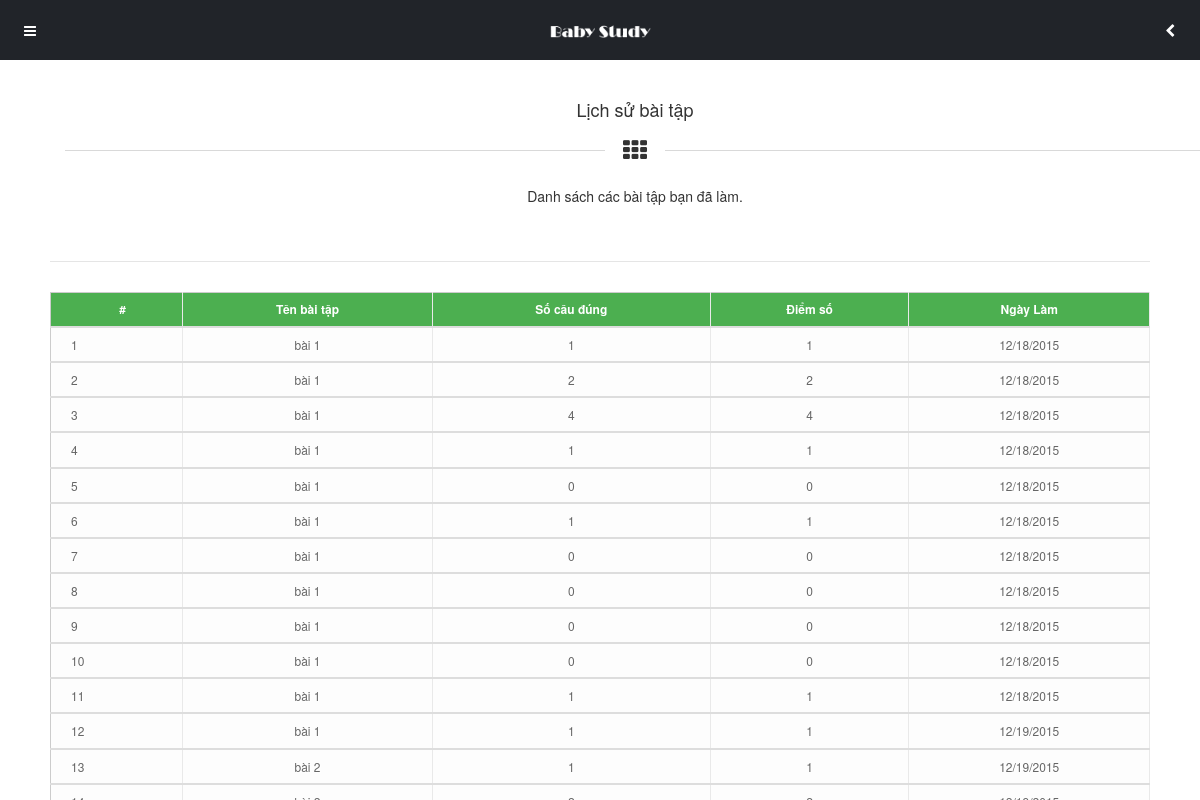
Page /Source-code/lichsubaitap.php (signed in) on the committed database.
### tables this page shows
CREATE TABLE `lichsubaitap` (
  `lsbt_ID` int(11) NOT NULL,
  `lsbt_TaiKhoan` int(11) NOT NULL,
  `lsbt_BaiTap` int(11) NOT NULL,
  `lsbt_NgayLam` datetime NOT NULL,
  `lsbt_SoCauDung` int(11) NOT NULL,
  `lsbt_DiemSo` float NOT NULL
);

CREATE TABLE `baitap` (
  `bt_ID` int(11) NOT NULL,
  `bt_TieuDe` varchar(150) DEFAULT NULL,
  `bt_NgayTao` datetime DEFAULT NULL
);

### Source-code/dataconfig/dataprovider.php (called while the page is built, shortened)
<?php
class DataProvider
{
  public static function GetRows($sql)
  {
	$connection = mysqli_connect(HOSTNAME,USERNAME,PASSWORD,DATABASE) or
      	die ("couldn't connect to localhost");
    mysqli_query($connection,"set names 'utf8'");
    $returnresult = null;
    $result = mysqli_query($connection,$sql);
	$i = 0;
	while ($row = mysqli_fetch_array($result))
	{
		$returnresult[$i++] = $row;
	}
    return $returnresult;
	}
}
?>

### Source-code/include/inc-lichsubaitap.php (the view, shortened to what this page needs)
        <div class="content">
        <div class="header-clear-large"></div>
            <div class="container heading-style-5">
                <h4 class="heading-title">Lịch sử bài tập</h4>
                <i class="fa fa-th heading-icon"></i>
                <p class="heading-subtitle">
                    Danh sách các bài tập bạn đã làm.
                </p>
            </div>
            <div class="decoration"></div>
	<?php
		include_once("dataconfig/dataprovider.php");
		$id = $_SESSION['UID'];
		$sqlquery = 'SELECT ls.lsbt_ID, bt.bt_TieuDe, ls.lsbt_SoCauDung, ls.lsbt_DiemSo, ls.lsbt_NgayLam
					FROM lichsubaitap ls JOIN baitap bt ON ls.lsbt_BaiTap = bt.bt_ID
					WHERE ls.lsbt_TaiKhoan ='.$id;
		$result = DataProvider::GetRows($sqlquery);
	?>
<div class="table-responsive">
	<table class="table table-hover">
	  <thead>
		<tr>
		  <th>#</th>
		  <th>Tên bài tập</th>
		  <th>Số câu đúng</th>
		  <th>Điểm số</th>
		  <th>Ngày Làm</th>
		</tr>
	  </thead>
	  <?php
			if($result != null){
				$stt = 1;
				foreach($result as $lsbt){
					$fdate = date_create_from_format('Y-m-d H:i:s', $lsbt['lsbt_NgayLam']);
					$fdate->getTimestamp();
	  ?>
	  <tbody id="myTable">
		<tr>
		  <td><?php echo $stt?></td>
		  <td><?php echo $lsbt['bt_TieuDe']?></td>
		  <td><?php echo $lsbt['lsbt_SoCauDung']?></td>
		  <td><?php echo $lsbt['lsbt_DiemSo']?></td>
		  <td><?php echo date_format($fdate, 'm/d/Y')?></td>
		</tr>
	  </tbody>
	  <?php
					$stt++;
				}
			}
	  ?>
	</table>
  </div>
        </div>

### Source-code/styles/style.css (style rules this page uses)
.header-clear-large { height:90px; }

### Source-code/lichsubaitap.php (style rules this page uses)
.table th { text-align: center; background : #4caf50; color: white; text-shadow: none; }
.table-responsive { height:auto; }

### rows in the picture
lichsubaitap: lsbt_BaiTap.bt_TieuDe "bài 1", lsbt_SoCauDung "1", lsbt_DiemSo "1", lsbt_NgayLam "12/18/2015"
lichsubaitap: lsbt_BaiTap.bt_TieuDe "bài 1", lsbt_SoCauDung "2", lsbt_DiemSo "2", lsbt_NgayLam "12/18/2015"
lichsubaitap: lsbt_BaiTap.bt_TieuDe "bài 1", lsbt_SoCauDung "4", lsbt_DiemSo "4", lsbt_NgayLam "12/18/2015"
lichsubaitap: lsbt_BaiTap.bt_TieuDe "bài 1", lsbt_SoCauDung "1", lsbt_DiemSo "1", lsbt_NgayLam "12/18/2015"
lichsubaitap: lsbt_BaiTap.bt_TieuDe "bài 1", lsbt_SoCauDung "0", lsbt_DiemSo "0", lsbt_NgayLam "12/18/2015"
lichsubaitap: lsbt_BaiTap.bt_TieuDe "bài 1", lsbt_SoCauDung "1", lsbt_DiemSo "1", lsbt_NgayLam "12/18/2015"
lichsubaitap: lsbt_BaiTap.bt_TieuDe "bài 1", lsbt_SoCauDung "0", lsbt_DiemSo "0", lsbt_NgayLam "12/18/2015"
lichsubaitap: lsbt_BaiTap.bt_TieuDe "bài 1", lsbt_SoCauDung "0", lsbt_DiemSo "0", lsbt_NgayLam "12/18/2015"
lichsubaitap: lsbt_BaiTap.bt_TieuDe "bài 1", lsbt_SoCauDung "0", lsbt_DiemSo "0", lsbt_NgayLam "12/18/2015"
lichsubaitap: lsbt_BaiTap.bt_TieuDe "bài 1", lsbt_SoCauDung "0", lsbt_DiemSo "0", lsbt_NgayLam "12/18/2015"
lichsubaitap: lsbt_BaiTap.bt_TieuDe "bài 1", lsbt_SoCauDung "1", lsbt_DiemSo "1", lsbt_NgayLam "12/18/2015"
lichsubaitap: lsbt_BaiTap.bt_TieuDe "bài 1", lsbt_SoCauDung "1", lsbt_DiemSo "1", lsbt_NgayLam "12/19/2015"
lichsubaitap: lsbt_BaiTap.bt_TieuDe "bài 2", lsbt_SoCauDung "1", lsbt_DiemSo "1", lsbt_NgayLam "12/19/2015"
